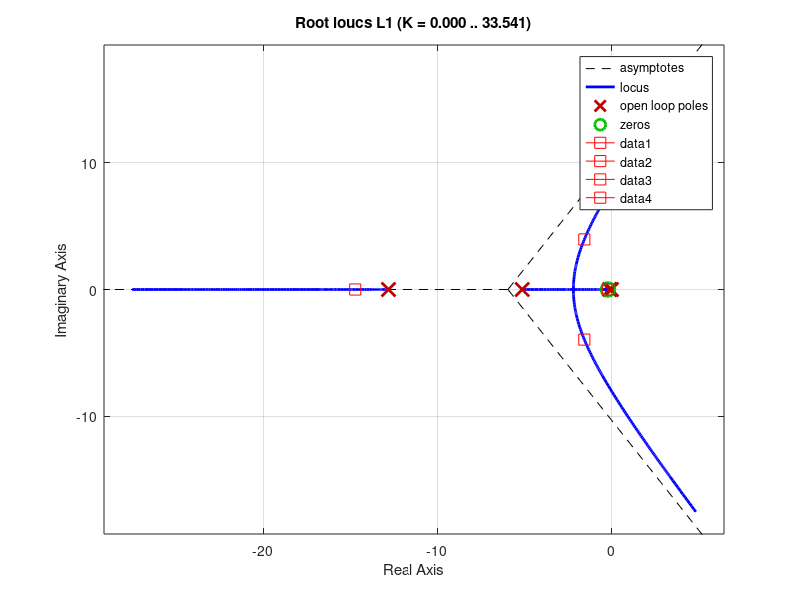
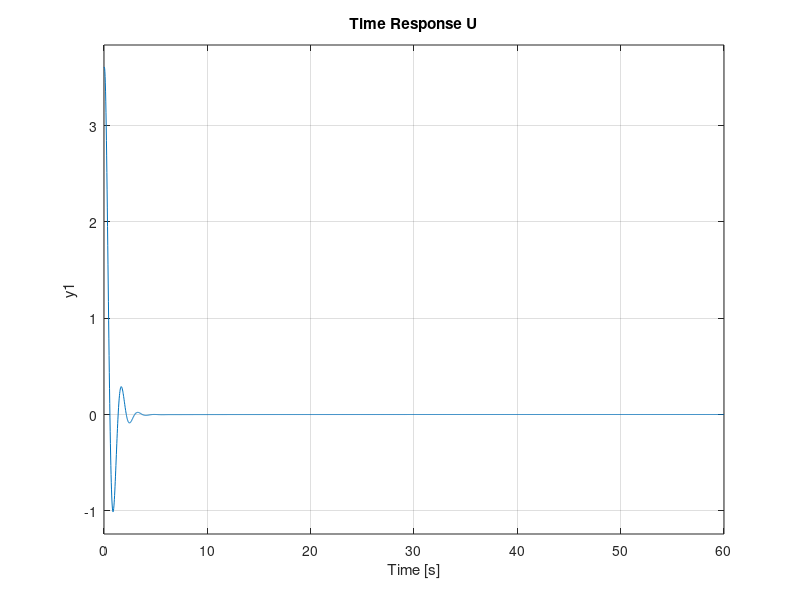
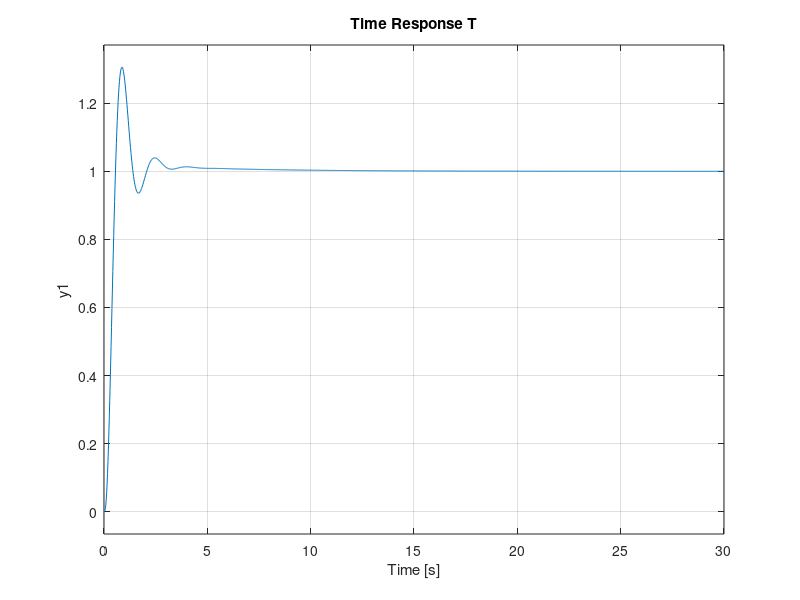

Write MATLAB code to recreate these figures, in order.
% diseño del controlador para el levitador por el lugar de las raices
% definimos las matrices de estado
tao = 0.1
K= 1
p1 = 4.85

A = [0 1 0; 0 -p1 p1; 0 0 -1/tao]
B = [0 0 K/tao]'
C = [1 0 0]

lev = ss(A,B,C,0)
G = tf(lev)

%%

clc
clear 

s=tf('s');

Num_prac = 0.68975;
Den_prac = s*(s*s*0.01524+s*0.2732+1);

lev= Num_prac/Den_prac;


G = tf(lev);

% diseno del controlador
k=6
z=-0.2
p=-0.1
C = zpk([z],[p],k)
%C=20;
L1=C*G;
T=feedback(L1,1)
plc=pole(T);

tam_step =0.05; % m
volt=12;
U=(C*tam_step*volt)/(1+C*G);



% plot de la region de diseno
delete(gcf)

figure(1)
rlocus(L1)

for i =1 : length(plc)
  line(real(plc(i)), imag(plc(i)),  'marker','square', 'color','r', 'markersize', 8)
end


figure(2)
step(U)
title('Time Response U')
grid on


figure(3)
step(T)
title('Time Response T')
grid on

var=c2d(C,10^-3)

cdva=ss(var)


S=1-T;
ep = dcgain(S);